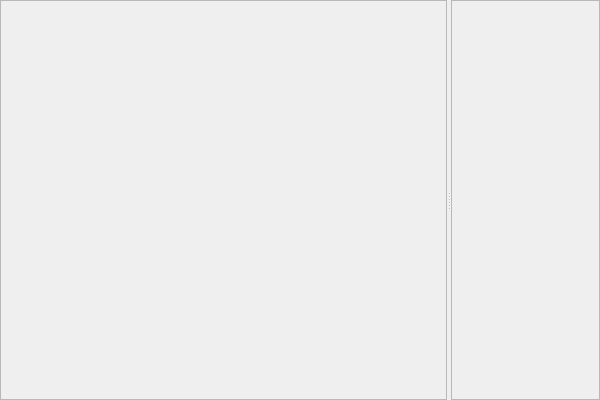
<?xml version="1.0" encoding="UTF-8"?>
<ui version="4.0">
 <class>Form</class>
 <widget class="QWidget" name="Form">
  <property name="geometry">
   <rect>
    <x>0</x>
    <y>0</y>
    <width>600</width>
    <height>400</height>
   </rect>
  </property>
  <property name="windowTitle">
   <string>Form</string>
  </property>
  <layout class="QVBoxLayout" name="Form_lay">
   <property name="spacing">
    <number>0</number>
   </property>
   <property name="leftMargin">
    <number>0</number>
   </property>
   <property name="topMargin">
    <number>0</number>
   </property>
   <property name="rightMargin">
    <number>0</number>
   </property>
   <property name="bottomMargin">
    <number>0</number>
   </property>
   <item>
    <layout class="QHBoxLayout" name="header"/>
   </item>
   <item>
    <widget class="QSplitter" name="splitter">
     <property name="orientation">
      <enum>Qt::Horizontal</enum>
     </property>
     <widget class="QFrame" name="wx_left">
      <property name="frameShape">
       <enum>QFrame::StyledPanel</enum>
      </property>
      <property name="frameShadow">
       <enum>QFrame::Raised</enum>
      </property>
      <layout class="QVBoxLayout" name="left">
       <property name="leftMargin">
        <number>2</number>
       </property>
       <property name="topMargin">
        <number>2</number>
       </property>
       <property name="rightMargin">
        <number>2</number>
       </property>
       <property name="bottomMargin">
        <number>2</number>
       </property>
      </layout>
     </widget>
     <widget class="QFrame" name="wx_right">
      <property name="frameShape">
       <enum>QFrame::StyledPanel</enum>
      </property>
      <property name="frameShadow">
       <enum>QFrame::Raised</enum>
      </property>
      <layout class="QVBoxLayout" name="right">
       <property name="spacing">
        <number>2</number>
       </property>
       <property name="leftMargin">
        <number>0</number>
       </property>
       <property name="topMargin">
        <number>0</number>
       </property>
       <property name="rightMargin">
        <number>0</number>
       </property>
       <property name="bottomMargin">
        <number>0</number>
       </property>
       <item>
        <layout class="QVBoxLayout" name="rup"/>
       </item>
       <item>
        <layout class="QVBoxLayout" name="rdown"/>
       </item>
      </layout>
     </widget>
    </widget>
   </item>
   <item>
    <layout class="QHBoxLayout" name="footer"/>
   </item>
  </layout>
 </widget>
 <resources/>
 <connections/>
</ui>
